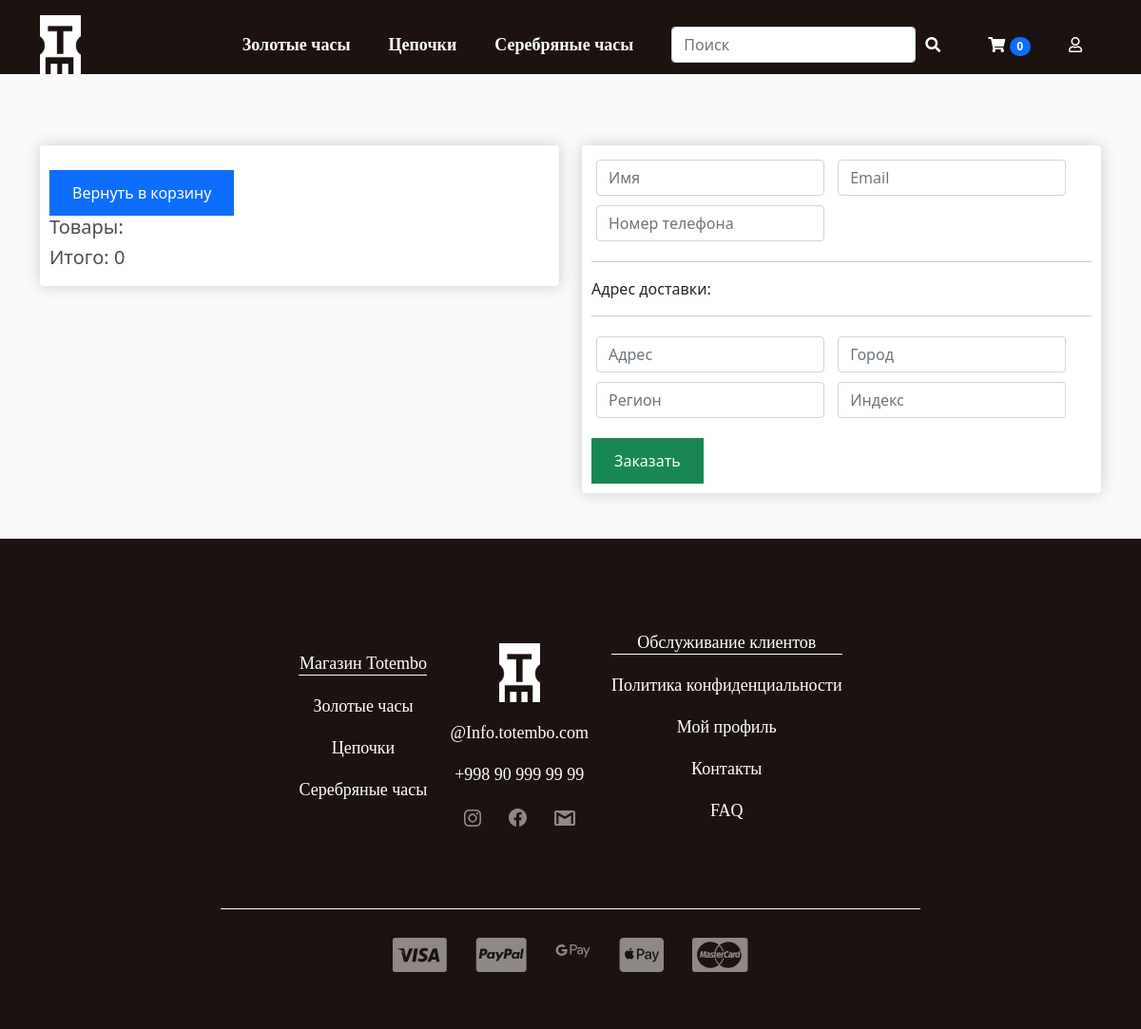
Screenshot of /checkout/ (signed in) with the database file from the repository.
### store/models.py (models this page shows, shortened)
class Category(models.Model):
    title = models.CharField(max_length=255, unique=True)
    def get_absolute_url(self):
        return reverse('product_list_by_category', kwargs={'pk': self.pk})

class Order(models.Model):
    customer = models.ForeignKey(
        Customer, on_delete=models.CASCADE, null=True, blank=True)
    date_ordered = models.DateTimeField(auto_now_add=True)
    complete = models.BooleanField(default=False)
    transaction_id = models.CharField(max_length=100, null=True)
    shipping = models.BooleanField(default=True)
    @property
    def cart_total_price(self):
        order_products = self.orderproduct_set.all()
        total = sum([product.total_price for product in order_products])
        return total
    @property
    def cart_products_quantity(self):
        order_products = self.orderproduct_set.all()
        total = sum([product.quantity for product in order_products])
        return total

### store/views.py (the view)
# urls.py: path('checkout/', checkout, name='checkout'),
def checkout(request):
    cart = cart_data(request)
    context = {
        'cart_products_quantity': cart['cart_products_quantity'],
        'order': cart['order'],
        'items': cart['products'],
        'customer_form': CustomerForm(),
        'shipping_form': ShippingForm()
    }
    return render(request, 'store/checkout.html', context=context)

### store/forms.py
class CustomerForm(forms.Form):
    name = forms.CharField(widget=forms.TextInput(attrs={
        'class': 'form-control',
        'placeholder': 'Имя'
    }))
    email = forms.CharField(widget=forms.EmailInput(attrs={
        'class': 'form-control',
        'placeholder': 'Email'
    }))
    phone = forms.CharField(widget=forms.TextInput(attrs={
        'class': 'form-control',
        'placeholder': 'Номер телефона'
    }))

class ShippingForm(forms.ModelForm):
    class Meta:
        model = ShippingAddress
        fields = ['address', 'city', 'state', 'zipcode']
        widgets = {
            'address': forms.TextInput(
                attrs={
                    "class": 'form-control',
                    'placeholder': 'Адрес'
                }
            ),
            'city': forms.TextInput(
                attrs={
                    "class": 'form-control',
                    'placeholder': 'Город'
                }
            ),
            'state': forms.TextInput(
                attrs={
                    "class": 'form-control',
                    'placeholder': 'Регион'
                }
            ),
            'zipcode': forms.TextInput(
                attrs={
                    "class": 'form-control',
                    'placeholder': 'Индекс'
                }
            )
        }

### store/templatetags/store_tags.py (called while the page is built)
@register.simple_tag()
def get_categories():
    return Category.objects.all()

@register.simple_tag()
def get_cart_product_quantity(request):
    data = cart_data(request)
    return data['cart_products_quantity']

### store/utils.py (called while the page is built)
def cart_data(request):
    if request.user.is_authenticated:
        customer, created = Customer.objects.get_or_create(user=request.user, name=request.user.username, email=request.user.email)
        order, created = Order.objects.get_or_create(customer=customer, complete=False)
        products = order.orderproduct_set.all()
        cart_products_quantity = order.cart_products_quantity
    else:
        session_cart = get_session_cart(request)
        order = session_cart['order']
        products = session_cart['products']
        cart_products_quantity = session_cart['cart_products_quantity']
    return {
        'order': order,
        'products': products,
        'cart_products_quantity':cart_products_quantity
    }

### store/templates/store/checkout.html (shortened to what this page needs)
{% extends 'base.html' %}
{% block main %}
<main>
    <div class="container">
        <div class="row">
            <div class="col-lg-6">
                <div class="box-element mb-5">
                    <form action="" method="post" class='form'>
                    <a href="{% url 'cart' %}" class="btn btn-primary">
                        Вернуть в корзину
                    </a>
                    <h5>Товары:  {{ order.cart_prducts_quantity }}</h5>
                    <h5>Итого:  {{ order.cart_total_price }}</h5>
                </form>
                </div>
            </div>
            <div class="col-lg-6">
              <div class="box-element mb-5">
                <form action="{% url 'process_order' %}" method="post">
                  <div id="user-info">
                      <div class="form-field">{{customer_form.name}}</div>
                      <div class="form-field">{{customer_form.email}}</div>
                      <div class="form-field">{{customer_form.phone}}</div>
                  </div>
                  <div id="shipping-info">
                    <hr>
                    <p>Адрес доставки:</p>
                    <hr>
                    {% for field in shipping_form %}
                      <div class="form-field">{{field}}</div>
                    {% endfor %}
                  </div>
                  <button class='btn btn-success' type="submit">Заказать</button>
                </form>
              </div>
            </div>
        </div>
    </div>
</main>
{% endblock main %}

### templates/components/_header_nav.html (shortened to what this page needs)
{% load store_tags %}
{% get_categories as categories %}
<div class="">
    <ul class="header_nav-menu d-flex justify-content-center flex-wrap text-center {% if 'category' in request.path %} border-dark {% endif %}">
        {% for category in categories %}
        <li class="header_nav-item mt-3 mt-lg-0">
            <a class="header_nav-link " href="{{ category.get_absolute_url }}">{{ category.title }}</a>
        </li>
        {% endfor %}
    </ul>
</div>

### templates/components/_footer_nav_item.html
{% load store_tags %}
{% get_categories as categories %}
<ul class="">
    <li class="footer_nav-item_header">
        <a class="footer_nav-link_header" href="">Магазин Totembo</a>
    </li>
    {% for category in categories %}
    <li class="footer_nav-item">
        <a class="footer_nav-link" href="{{ category.get_absolute_url }}">{{ category.title }}</a>
    </li>
    {% endfor %}
</ul>

### static/css/style.css (style rules this page uses)
ul, li { padding: 0; margin: 0; }
a, li { text-decoration: none; list-style: none; }
.header_nav-item { list-style: none; }
.header_nav-link { font-family: Montserrat; font-weight: 600; font-size: 18px; color: #fff; line-height: 22px; margin: 0 20px; text-decoration: none; }
.btn { display: inline-block; border: none; color: #fff; padding: 0.75rem 1.5rem; margin-top: 1rem; transition: opacity 1s ease-in-out; text-decoration: none; }
.footer_nav-item_header { border-bottom: 1px solid white; }
.footer_nav-item { margin-top: 20px; }
.footer_nav-link { font-family: Montserrat; font-weight: 300; font-size: 18px; line-height: 22px; color: #FFFFFF; }
.footer_nav-link_header { font-family: Montserrat; font-weight: 500; font-size: 18px; line-height: 22px; color: #FFFFFF; }

### static/store/css/additional_style.css (style rules this page uses)
body { background-color: hsl(0, 0%, 98%); }
h1, h2, h3, h4, h5, h6 { color: hsl(0, 0%, 30%); }
.box-element { box-shadow: hsl(0, 0%, 80%) 0 0 16px; background-color: #fff; border-radius: 4px; padding: 10px; }
.col-lg-4, .col-lg-6, .col-lg-8, .col-lg-12 { margin-top: 10px; }
.btn { border-radius: 0; }
.form-field { width: 250px; display: inline-block; padding: 5px; }

### rows the page displays
Category: title "Золотые часы"
Category: title "Цепочки"
Category: title "Серебряные часы"
Order: cart_total_price "0"

### other values shown
{{ cart_products_quantity }} "0"
